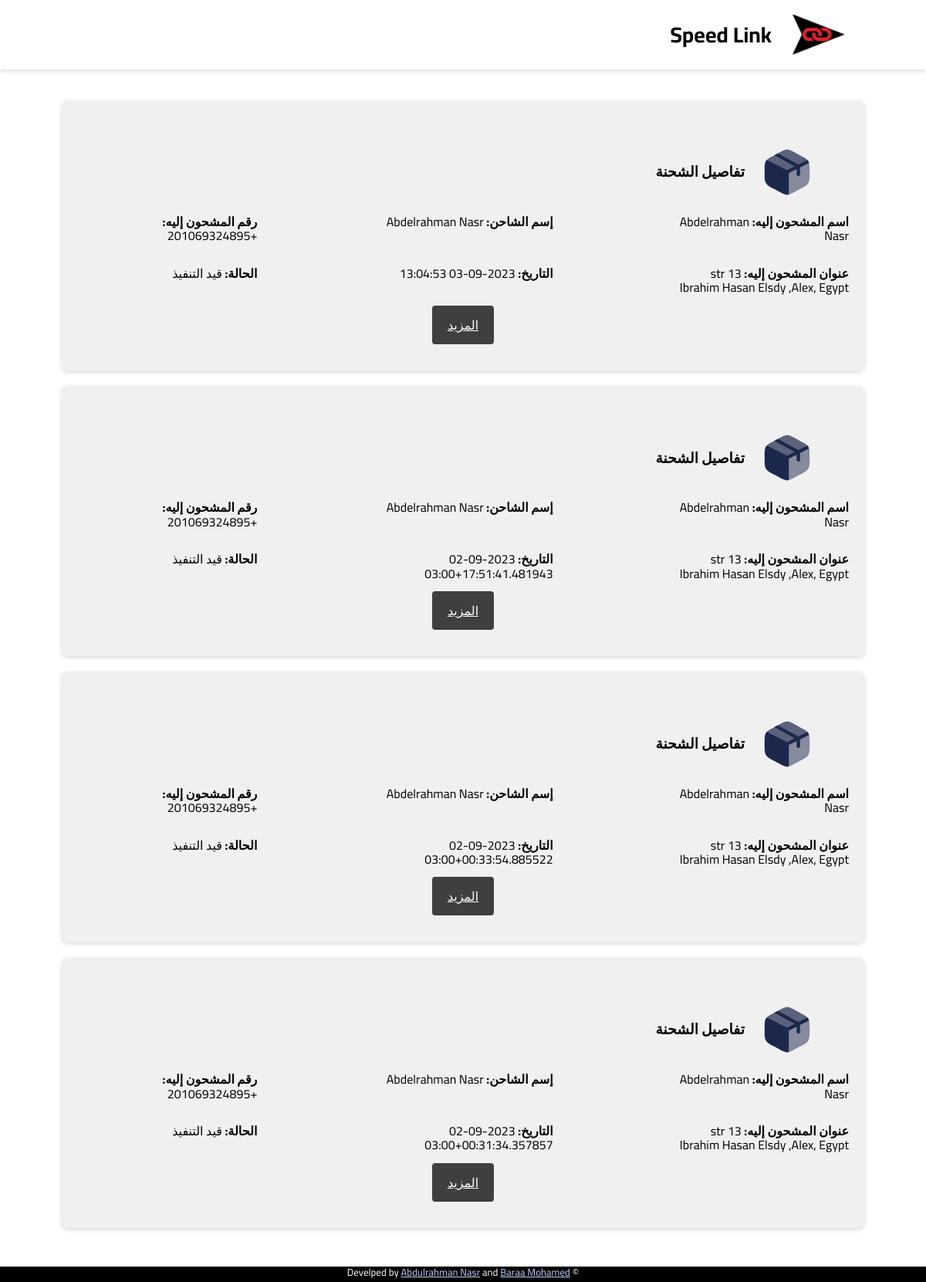
Page /viweshipping on the earlier database version.
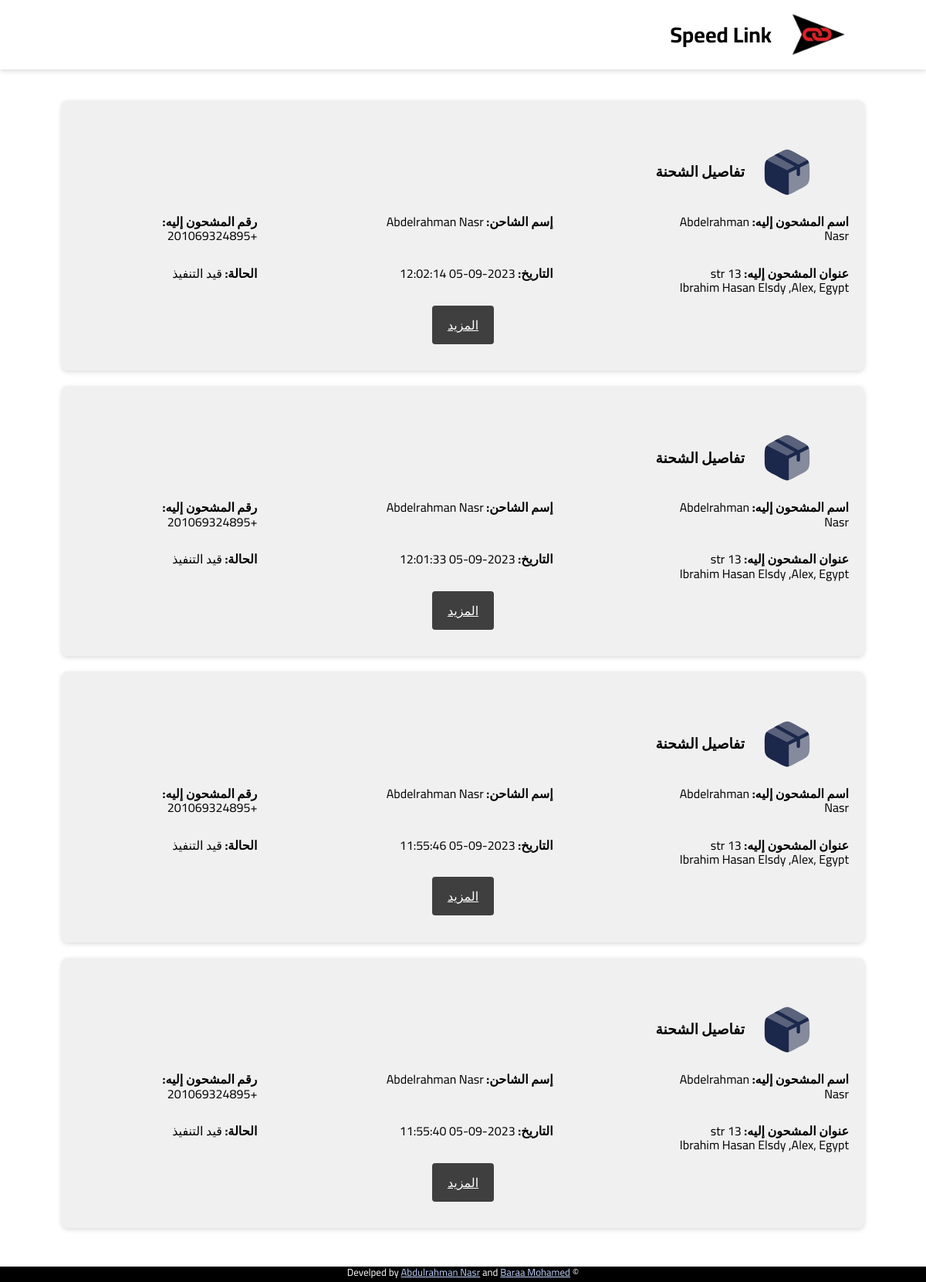
Same page on the later database version.
### app.py (models this page shows)
class Shipment(db.Model):
    id = db.Column(db.Integer, primary_key=True)
    barcode = db.Column(db.String(15))
    shipper_username = db.Column(db.Integer)
    status = db.Column(db.String(50))
    delivery_id = db.Column(db.Integer)
    shipper_name = db.Column(db.String(100))
    shipper_phone_1 = db.Column(db.String(11))
    shipper_phone_2 = db.Column(db.String(11))
    shipper_address = db.Column(db.String(200))
    shipper_city = db.Column(db.String(100))
    shipper_wallet_code = db.Column(db.String(15))
    shipper_note = db.Column(db.Text)
    recipient_name = db.Column(db.String(100))
    recipient_phone_1 = db.Column(db.String(15))
    recipient_phone_2 = db.Column(db.String(15))
    recipient_address = db.Column(db.String(200))
    recipient_city = db.Column(db.String(100))
    recipient_note = db.Column(db.Text)
    pprice = db.Column(db.Integer)
    dprice = db.Column(db.Integer)
    tprice = db.Column(db.Integer)
    shipment_status = db.Column(db.String(100))
    date = db.Column(db.String(23))
    delivery_date = db.Column(db.String(20))
    aws_code = db.Column(db.String(25))
    how = db.Column(db.String(25))

### app.py (the view)
@app.route('/viweshipping')
def viweshipping():
    s = Shipment.query.filter_by(status='New Add').all()
    s =s[::-1]
    return render_template('allshipments.html',allS=s)

### templates/allshipments.html (shortened to what this page needs)
<!DOCTYPE html>
<html lang="en">
<head>
    <link rel="stylesheet" href="{{ url_for('static',filename='css/style.css')}}" />
    <link rel="stylesheet" href="https://cdnjs.cloudflare.com/ajax/libs/normalize/8.0.1/normalize.min.css"
    />
</head>
<body dir="rtl">
    <header class="header">
        <div class="logo">
            <img src="{{ url_for('static',filename='images/logo.jpg')}}" alt="Speed Link Logo" />
            <h1 class="name">Speed Link</h1>
        </div>
    </header>
    <div class="container">
        <div class="grid-container">
            {% for item in allS%}
            <div class="card">
                <br />
                <div class="card-header">
                    <img src="{{ url_for('static',filename='images/box.svg')}}" alt="Image 1" />
                    <h3>تفاصيل الشحنة</h3>
                </div>
                <div class="card-content">
                    <p>
                        <strong>اسم المشحون إليه:</strong> {{ item.recipient_name }}
                    </p>
                    <p>
                        <strong>إسم الشاحن:</strong> {{ item.shipper_name }}
                    </p>
                    <p>
                        <strong>رقم المشحون إليه:</strong> {{ item.recipient_phone_1 }}
                    </p>
                    <p>
                        <strong>عنوان المشحون إليه:</strong> {{ item.recipient_address }}
                    </p>
                    <p>
                        <strong>التاريخ:</strong> {{ item.date }}
                    </p>
                    <p>
                        <strong>الحالة:</strong> قيد التنفيذ
                    </p>
                </div>
                <div class="card-footer">
                    <a href="/track/{{ item.barcode }}" class="btn">المزيد</a>
                </div>
            </div>
            {% endfor %}
        </div>
    </div>
    <center>
        <footer class="footer">
            <p>
                &copy; Develped by
                <a href="#">Abdulrahman Nasr</a> and
                <a href="#">Baraa Mohamed</a>
            </p>
        </footer>
    </center>
</body>
</html>

### static/css/style.css (style rules this page uses)
* { margin: 0; padding: 0; box-sizing: border-box; }
body { font-family: 'Cairo', sans-serif; background: rgb(189, 208, 251); }
.header { padding: 10px 80px; display: flex; align-items: center; justify-content: space-between; box-shadow: 0 2px 6px rgba(0, 0, 0, 0.15); }
.logo img { width: 80px; }
.header { background-color: #fff; }
.header-content, .logo { text-align: center; display: flex; align-items: center; justify-content: space-between; gap: 20px; margin: 0 20px; }
.name { font-size: 28px; font-weight: bold; }
.footer { position: fixed; bottom: 0; width: 100%; height: 20px; background: #000; }
.footer a { color: #bdd0fb; }
.footer p { font-size: 13px; color: #fff; }

### templates/allshipments.html (style rules this page uses)
body { margin: 0; padding: 0; }
center { padding: 30px 0 0; }
.container { min-height: 100vh; }
.grid-container { display: grid; grid-template-columns: repeat(2, minmax(200px, 400px)); gap: 20px; padding: 40px 80px; justify-content: center; align-content: center; width: 100%; }
.card { display: flex; flex-direction: column; align-items: center; background-color: #f0f0f0; border-radius: 8px; box-shadow: 0 2px 6px rgba(0, 0, 0, 0.15); padding: 20px; min-height: 250px; }
.btn { margin-top: 15px; padding: 10px 20px; background-color: #403f3f; color: #fff; border: none; border-radius: 4px; cursor: pointer; }
.grid-container { display: flex; flex-direction: column; gap: 20px; padding: 40px 80px; justify-content: center; align-content: center; width: 100%; }
.card { display: flex; flex-direction: column; align-items: center; background-color: #f0f0f0; border-radius: 8px; box-shadow: 0 2px 6px rgba(0, 0, 0, 0.15); padding: 20px 20px 50px 20px; min-height: 250px; }
.card-header { display: flex; align-items: center; justify-content: flex-start; width: 95%; padding: 20px; gap: 20px; }
.card img { width: 70px; flex: 0; }
.card-content { display: grid; grid-template-columns: 1fr 1fr 1fr; gap: 30px 150px; margin-bottom: 30px; }
body { background-color: #fff; }

Differences in the rows shown:
no longer on this page (row edited): Shipment: recipient_name "Abdelrahman Nasr", shipper_name "Abdelrahman Nasr", recipient_phone_1 "+201069324895", recipient_address "13 str Ibrahim Hasan Elsdy ,Alex, Egypt", date "2023-09-02 00:33:54.885522+03:00"
no longer on this page (row edited): Shipment: recipient_name "Abdelrahman Nasr", shipper_name "Abdelrahman Nasr", recipient_phone_1 "+201069324895", recipient_address "13 str Ibrahim Hasan Elsdy ,Alex, Egypt", date "2023-09-02 00:31:34.357857+03:00"
added Shipment: recipient_name "Abdelrahman Nasr", shipper_name "Abdelrahman Nasr", recipient_phone_1 "+201069324895", recipient_address "13 str Ibrahim Hasan Elsdy ,Alex, Egypt", date "2023-09-05 12:02:14"
now on this page (row edited): Shipment: recipient_name "Abdelrahman Nasr", shipper_name "Abdelrahman Nasr", recipient_phone_1 "+201069324895", recipient_address "13 str Ibrahim Hasan Elsdy ,Alex, Egypt", date "2023-09-05 12:01:33"
changed Shipment (number 3 of 4 on the later page): date "2023-09-03 13:04:53" → "2023-09-05 11:55:46"
changed Shipment (number 4 of 4 on the later page): date "2023-09-02 17:51:41.481943+03:00" → "2023-09-05 11:55:40"
